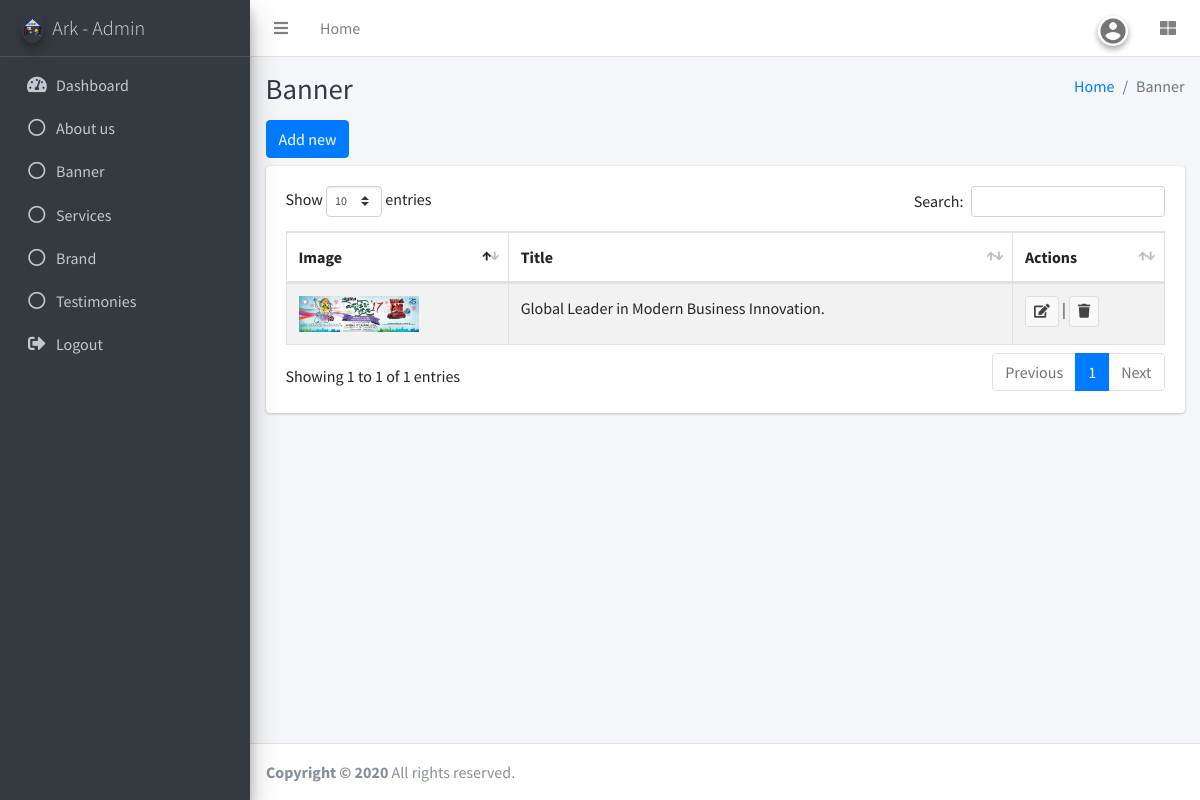
Page /0.0.0.0/banner.php (signed in) on the committed database.
### tables this page shows
CREATE TABLE `tbl_banner` (
  `id` int(11) NOT NULL,
  `image` varchar(255) NOT NULL,
  `title` varchar(255) NOT NULL,
  `subtitle` varchar(255) NOT NULL
);

### 0.0.0.0/model/MysqliDb.php (called while the page is built, shortened)
<?php
class MysqliDb
{
    public static $prefix = '';
    protected $_mysqli = array();
    protected $_query;
    protected $_queryOptions = array();
    protected $_orderBy = array();
    protected $_groupBy = array();
    public $returnType = 'array';
    protected $_nestJoin = false;
    private $_tableName = '';
    protected $_mapKey = null;
    public $defConnectionName = 'default';
    protected $_transaction_in_progress = false;
    public function __construct($host = null, $username = null, $password = null, $db = null, $port = null, $charset = 'utf8', $socket = null)
    {
        $isSubQuery = false;
    }
    public function addConnection($name, array $params)
    {
        foreach (array('host', 'username', 'password', 'db', 'port', 'socket', 'charset') as $k) {
            $prm = isset($params[$k]) ? $params[$k] : null;
            if ($k == 'host') {
                if (is_object($prm))
                    $this->_mysqli[$name] = $prm;
                if (!is_string($prm))
                    $prm = null;
            }
        }
        return $this;
    }
    public function mysqli()
    {
        return $this->_mysqli[$this->defConnectionName];
    }
    protected function reset()
    {
        $this->_orderBy = array();
        $this->_groupBy = array();
        $this->_query = null;
        $this->_queryOptions = array();
        $this->returnType = 'array';
        $this->_nestJoin = false;
        $this->_tableName = '';
        $this->_mapKey = null;
        if(!$this->_transaction_in_progress ) {
            $this->defConnectionName = 'default';
        }
        return $this;
    }
    public function get($tableName, $numRows = null, $columns = '*')
    {
        $column = is_array($columns) ? implode(', ', $columns) : $columns;
        if (strpos($tableName, '.') === false) {
            $this->_tableName = self::$prefix . $tableName;
        } else {
            $this->_tableName = $tableName;
        }
        $this->_query = 'SELECT ' . implode(' ', $this->_queryOptions) . ' ' .
            $column . " FROM " . $this->_tableName;
        $stmt = $this->_buildQuery($numRows);
        $stmt->execute();
        $res = $this->_dynamicBindResults($stmt);
        return $res;
    }
    protected function _buildQuery($numRows = null, $tableData = null)
    {
        $stmt = $this->_prepareQuery();
        return $stmt;
    }
    protected function _dynamicBindResults(mysqli_stmt $stmt)
    {
        $parameters = array();
        $results = array();
        $mysqlLongType = 252;
        $shouldStoreResult = false;
        $meta = $stmt->result_metadata();
        $row = array();
        while ($field = $meta->fetch_field()) {
            if ($this->_nestJoin && $field->table != $this->_tableName) {
                $field->table = substr($field->table, strlen(self::$prefix));
                $row[$field->table][$field->name] = null;
                $parameters[] = & $row[$field->table][$field->name];
            } else {
                $row[$field->name] = null;
                $parameters[] = & $row[$field->name];
            }
        }
        call_user_func_array(array($stmt, 'bind_result'), $parameters);
        while ($stmt->fetch()) {
            if ($this->returnType == 'object') {
                $result = new stdClass ();
                foreach ($row as $key => $val) {
                    if (is_array($val)) {
                        $result->$key = new stdClass ();
                        foreach ($val as $k => $v) {
                            $result->$key->$k = $v;
                        }
                    } else {
                        $result->$key = $val;
                    }
                }
            } else {
                $result = array();
                foreach ($row as $key => $val) {
                    if (is_array($val)) {
                        foreach ($val as $k => $v) {
                            $result[$key][$k] = $v;
                        }
                    } else {
                        $result[$key] = $val;
                    }
                }
            }
            if ($this->_mapKey) {
                $results[$row[$this->_mapKey]] = count($row) > 2 ? $result : end($result);
            } else {
                array_push($results, $result);
            }
        }
        return $results;
    }
    protected function _buildCondition($operator, &$conditions)
    {
        if (empty($conditions)) {
            return;
        }
        $this->_query .= ' ' . $operator;
    }
    protected function _buildGroupBy()
    {
        if (empty($this->_groupBy)) {
            return;
        }
        $this->_query .= " GROUP BY ";
        $this->_query = rtrim($this->_query, ', ') . " ";
    }
    protected function _buildOrderBy()
    {
        if (empty($this->_orderBy)) {
            return;
        }
        $this->_query .= " ORDER BY ";
        $this->_query = rtrim($this->_query, ', ') . " ";
    }
    protected function _prepareQuery()
    {
        $stmt = $this->mysqli()->prepare($this->_query);
        if ($stmt !== false) {
            return $stmt;
        }
        $error = $this->mysqli()->error;
        $query = $this->_query;
        $errno = $this->mysqli()->errno;
        throw new Exception(sprintf('%s query: %s', $error, $query), $errno);
    }
    protected function replacePlaceHolders($str, $vals)
    {
        $newStr = "";
        $newStr .= $str;
        return $newStr;
    }
}

### 0.0.0.0/model/config.php (called while the page is built)
<?php
 require_once ('MysqliDb.php');
 $mysqli = new mysqli ('localhost', 'root', '', 'ark_admin');
 $db = new MysqliDb ($mysqli);
?>

### 0.0.0.0/banner.php (the view, shortened to what this page needs)
<?php
  require('session.php');
  include 'views/nav_header.php';
?>
  <div class="content-wrapper">
    <div class="content-header">
      <div class="container-fluid">
        <div class="row mb-2">
          <div class="col-sm-6">
            <h1 class="m-0 text-dark">Banner</h1>
          </div>
          <div class="col-sm-6">
            <ol class="breadcrumb float-sm-right">
              <li class="breadcrumb-item"><a href="#">Home</a></li>
              <li class="breadcrumb-item active">Banner</li>
            </ol>
          </div>
        </div>
      </div>
    </div>
	<section class="content">
		  <div class="container-fluid">
		    <div class="row">
		      <div class="col-md-6 mb-2" style="margin-top: -10px;">
		      	<button type="button" class="btn btn-primary" data-toggle="modal" data-target="#add">
                  Add new
                </button>
              </div>
		      <div class="col-md-12">
		        <div class="card">
		          <div class="card-body">
              	    <table id="table_banner" class="table table-bordered table-striped">
              	    	<thead>
		                <tr>
		                  <th>Image</th>
		                  <th>Title</th>
		                  <th>Actions</th>
		                </tr>
		                </thead>
		                <tbody>
		                 <?php
                          $banner = $db->get('tbl_banner');
                          foreach ($banner as $row)
                          {
                          	$id = $row['id'];
                          	?>
                            <tr>
                            <td><img src="<?php echo $row['image']; ?>" width="120"></td>
                            <td><?php echo $row['title']; ?></td>
                            <td>
		                  	<a href="#edit<?=$id?>" data-toggle="modal"><button type="button" class="btn btn-default btn-sm"><span class="fa fa-edit"></span></button></a> |
				            <a href="#delete<?=$id?>" data-toggle="modal"><button type="button" class="btn
				            btn-default btn-sm"><span class="fa fa-trash"></span></button></a>
		                  	</td>
		                    </tr>
                          	<?php
                          }
		                 ?>
		                </tbody>
              	    </table>
              	  </div>
		        </div>
		        </div>
		    </div>
		  </div>
	</section>
<?php
  include 'views/footer.php';
?>

### rows in the picture
tbl_banner: image (picture), title "Global Leader in Modern Business Innovation."
